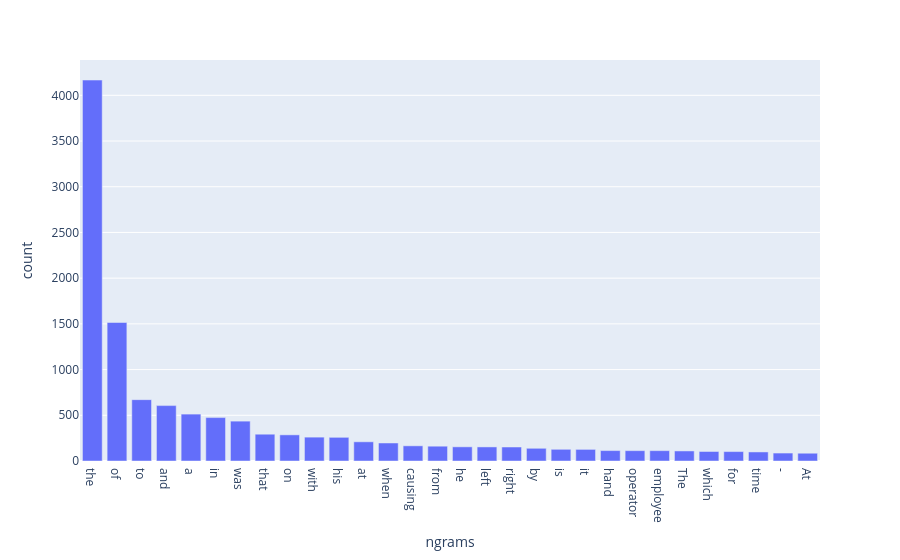

Here is the notebook cell this chart was saved with:
### Markdown cell above
### Unigram

### Code cell
data = ngram_func(1)[::-1]
data = data.sort_values('count', ascending=False)
fig = express.bar (data, x='ngrams',y='count')
fig.show()

### Figure 1 — Plotly figure (JSON) as saved in the notebook; plotly's stock layout.template omitted (floating-point values rounded to 4 significant figures)
{"data": [{"alignmentgroup": "True", "hovertemplate": "ngrams=%{x}<br>count=%{y}<extra></extra>", "legendgroup": "", "marker": {"color": "#636efa", "pattern": {"shape": ""}}, "name": "", "offsetgroup": "", "orientation": "v", "showlegend": false, "textposition": "auto", "type": "bar", "x": ["the", "of", "to", "and", "a", "in", "was", "that", "on", "with", "his", "at", "when", "causing", "from", "he", "left", "right", "by", "is", "it", "hand", "operator", "employee", "The", "which", "for", "time", "-", "At"], "xaxis": "x", "y": [4167, 1515, 671, 606, 513, 475, 436, 293, 286, 261, 259, 210, 197, 166, 162, 155, 154, 153, 139, 128, 127, 114, 113, 113, 110, 104, 103, 99, 87, 85], "yaxis": "y"}], "layout": {"barmode": "relative", "legend": {"tracegroupgap": 0}, "margin": {"t": 60}, "xaxis": {"anchor": "y", "domain": [0, 1], "title": {"text": "ngrams"}}, "yaxis": {"anchor": "x", "domain": [0, 1], "title": {"text": "count"}}}}
